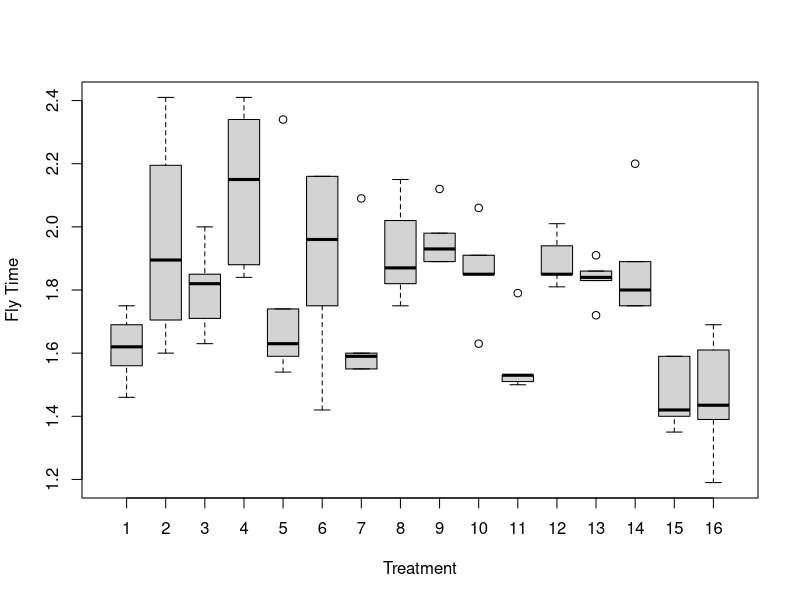
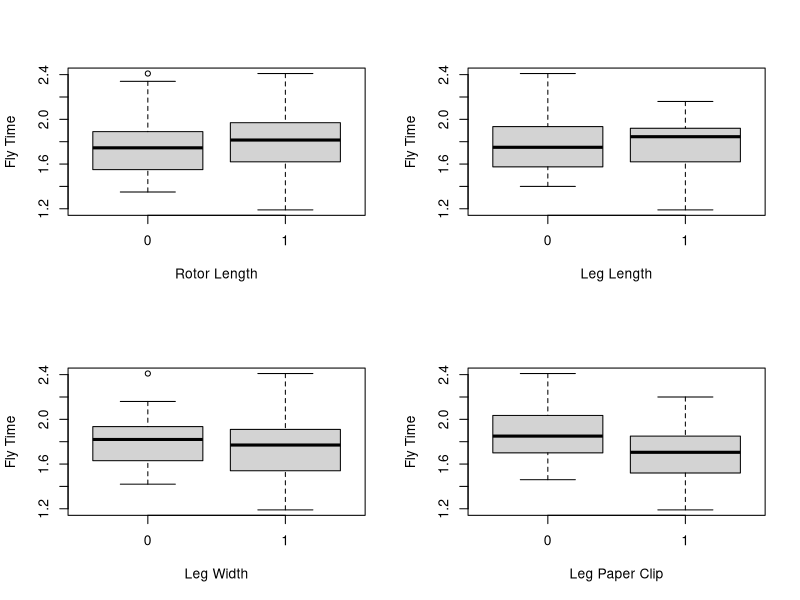
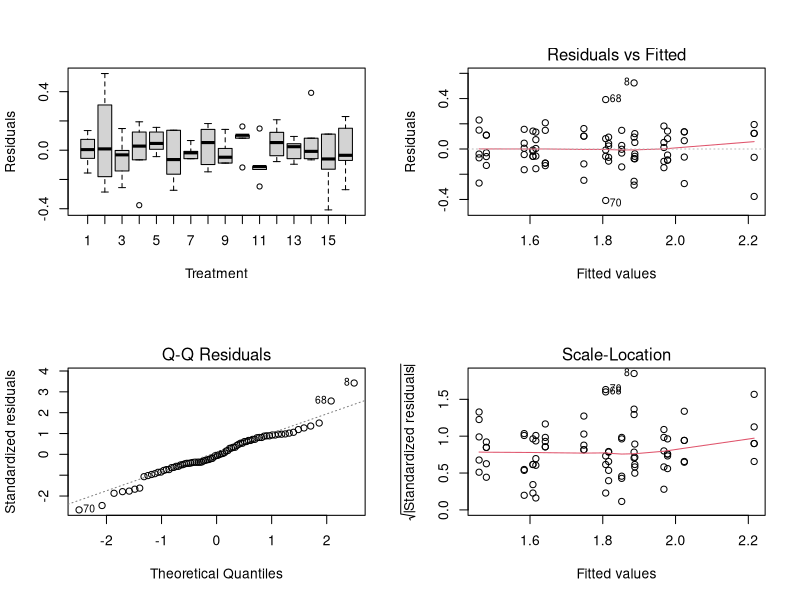
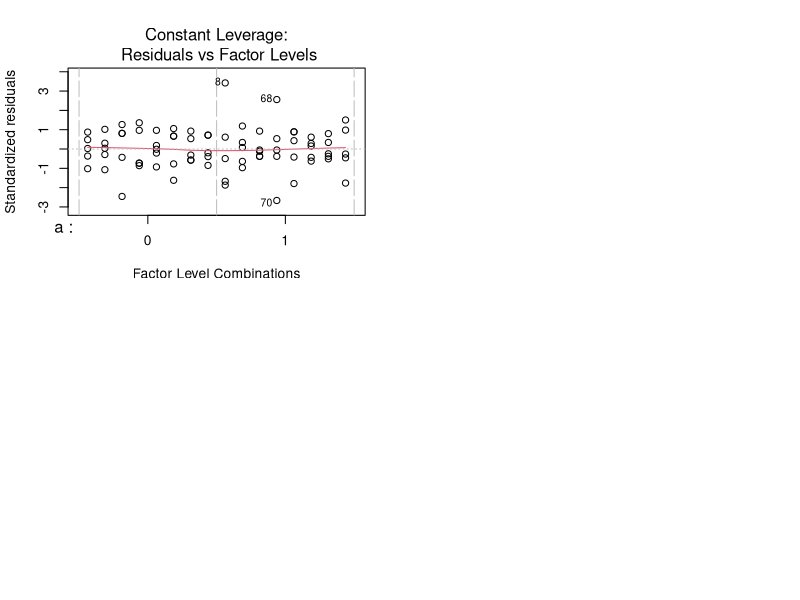

Recreate these plots in R, in order.
## ---- chunk 1
#Read data file with measurements entered by hand
heliData = read.csv("HeliData.csv", header = TRUE)
#Convert treatments to factors
heliData$treatment = as.factor(heliData$treatment)
heliData$a = as.factor(heliData$a)
heliData$b = as.factor(heliData$b)
heliData$c = as.factor(heliData$c)
heliData$d = as.factor(heliData$d)

#Exploratory Data Analysis
boxplot(heliData$time ~ heliData$treatment, xlab = "Treatment", ylab = "Fly Time")
par(mfrow=c(2,2))   
boxplot(heliData$time ~ heliData$a, xlab = "Rotor Length", ylab = "Fly Time")
boxplot(heliData$time ~ heliData$b, xlab = "Leg Length", ylab = "Fly Time")
boxplot(heliData$time ~ heliData$c, xlab = "Leg Width", ylab = "Fly Time")
boxplot(heliData$time ~ heliData$d, xlab = "Leg Paper Clip", ylab = "Fly Time")

#Regression
regHeli = lm(time ~ a*b*c*d, data = heliData)

summary(regHeli)

#Residual Plot
boxplot(regHeli$residual~heliData$treatment, xlab = "Treatment", ylab = "Residuals")
#Diagnostic Plots
plot(regHeli)

## ---- chunk 2
regHeli = lm(time ~ a*b*c*d, data = heliData)
summary(regHeli)
